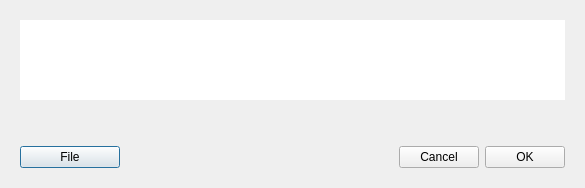
<?xml version="1.0" encoding="UTF-8"?>
<ui version="4.0">
 <class>KeyDialog</class>
 <widget class="QDialog" name="KeyDialog">
  <property name="geometry">
   <rect>
    <x>0</x>
    <y>0</y>
    <width>585</width>
    <height>188</height>
   </rect>
  </property>
  <property name="sizePolicy">
   <sizepolicy hsizetype="Fixed" vsizetype="Preferred">
    <horstretch>0</horstretch>
    <verstretch>0</verstretch>
   </sizepolicy>
  </property>
  <property name="minimumSize">
   <size>
    <width>585</width>
    <height>188</height>
   </size>
  </property>
  <property name="maximumSize">
   <size>
    <width>585</width>
    <height>188</height>
   </size>
  </property>
  <property name="windowTitle">
   <string>Key</string>
  </property>
  <layout class="QVBoxLayout" name="verticalLayout">
   <property name="spacing">
    <number>0</number>
   </property>
   <property name="leftMargin">
    <number>20</number>
   </property>
   <property name="topMargin">
    <number>20</number>
   </property>
   <property name="rightMargin">
    <number>20</number>
   </property>
   <property name="bottomMargin">
    <number>20</number>
   </property>
   <item>
    <widget class="QTextEdit" name="m_keyEdit">
     <property name="minimumSize">
      <size>
       <width>0</width>
       <height>80</height>
      </size>
     </property>
     <property name="maximumSize">
      <size>
       <width>16777215</width>
       <height>80</height>
      </size>
     </property>
     <property name="frameShape">
      <enum>QFrame::NoFrame</enum>
     </property>
    </widget>
   </item>
   <item>
    <spacer name="verticalSpacer">
     <property name="orientation">
      <enum>Qt::Vertical</enum>
     </property>
     <property name="sizeType">
      <enum>QSizePolicy::Expanding</enum>
     </property>
     <property name="sizeHint" stdset="0">
      <size>
       <width>20</width>
       <height>10</height>
      </size>
     </property>
    </spacer>
   </item>
   <item alignment="Qt::AlignTop">
    <widget class="WalletGui::WalletSmallGrayTextLabel" name="m_descriptionLabel">
     <property name="text">
      <string/>
     </property>
     <property name="wordWrap">
      <bool>true</bool>
     </property>
    </widget>
   </item>
   <item>
    <spacer name="verticalSpacer_2">
     <property name="orientation">
      <enum>Qt::Vertical</enum>
     </property>
     <property name="sizeHint" stdset="0">
      <size>
       <width>20</width>
       <height>10</height>
      </size>
     </property>
    </spacer>
   </item>
   <item>
    <layout class="QHBoxLayout" name="horizontalLayout">
     <property name="spacing">
      <number>6</number>
     </property>
     <item>
      <widget class="WalletGui::WalletNormalBlueButton" name="m_fileButton">
       <property name="minimumSize">
        <size>
         <width>100</width>
         <height>0</height>
        </size>
       </property>
       <property name="text">
        <string>File</string>
       </property>
      </widget>
     </item>
     <item>
      <spacer name="horizontalSpacer">
       <property name="orientation">
        <enum>Qt::Horizontal</enum>
       </property>
       <property name="sizeHint" stdset="0">
        <size>
         <width>40</width>
         <height>20</height>
        </size>
       </property>
      </spacer>
     </item>
     <item>
      <widget class="WalletGui::WalletCancelButton" name="m_cancelButton">
       <property name="text">
        <string>Cancel</string>
       </property>
      </widget>
     </item>
     <item>
      <widget class="WalletGui::WalletOkButton" name="m_okButton">
       <property name="text">
        <string>OK</string>
       </property>
      </widget>
     </item>
    </layout>
   </item>
  </layout>
 </widget>
 <customwidgets>
  <customwidget>
   <class>WalletGui::WalletOkButton</class>
   <extends>QPushButton</extends>
   <header>Gui/Common/WalletOkButton.h</header>
  </customwidget>
  <customwidget>
   <class>WalletGui::WalletCancelButton</class>
   <extends>QPushButton</extends>
   <header>Gui/Common/WalletCancelButton.h</header>
  </customwidget>
  <customwidget>
   <class>WalletGui::WalletSmallGrayTextLabel</class>
   <extends>QLabel</extends>
   <header>Gui/Common/WalletTextLabel.h</header>
  </customwidget>
  <customwidget>
   <class>WalletGui::WalletNormalBlueButton</class>
   <extends>QPushButton</extends>
   <header>Gui/Common/WalletBlueButton.h</header>
  </customwidget>
 </customwidgets>
 <resources/>
 <connections>
  <connection>
   <sender>m_fileButton</sender>
   <signal>clicked()</signal>
   <receiver>KeyDialog</receiver>
   <slot>fileClicked()</slot>
   <hints>
    <hint type="sourcelabel">
     <x>571</x>
     <y>116</y>
    </hint>
    <hint type="destinationlabel">
     <x>282</x>
     <y>82</y>
    </hint>
   </hints>
  </connection>
  <connection>
   <sender>m_okButton</sender>
   <signal>clicked()</signal>
   <receiver>KeyDialog</receiver>
   <slot>accept()</slot>
   <hints>
    <hint type="sourcelabel">
     <x>512</x>
     <y>136</y>
    </hint>
    <hint type="destinationlabel">
     <x>282</x>
     <y>82</y>
    </hint>
   </hints>
  </connection>
  <connection>
   <sender>m_cancelButton</sender>
   <signal>clicked()</signal>
   <receiver>KeyDialog</receiver>
   <slot>reject()</slot>
   <hints>
    <hint type="sourcelabel">
     <x>429</x>
     <y>136</y>
    </hint>
    <hint type="destinationlabel">
     <x>282</x>
     <y>82</y>
    </hint>
   </hints>
  </connection>
  <connection>
   <sender>m_keyEdit</sender>
   <signal>textChanged()</signal>
   <receiver>KeyDialog</receiver>
   <slot>keyChanged()</slot>
   <hints>
    <hint type="sourcelabel">
     <x>292</x>
     <y>59</y>
    </hint>
    <hint type="destinationlabel">
     <x>292</x>
     <y>93</y>
    </hint>
   </hints>
  </connection>
 </connections>
 <slots>
  <slot>fileClicked()</slot>
  <slot>keyChanged()</slot>
 </slots>
</ui>
